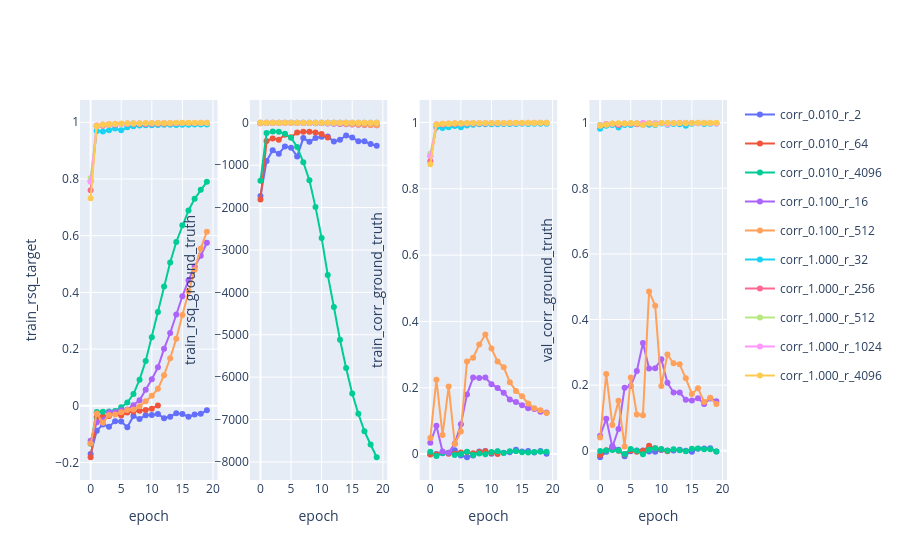

Notebook code cell kept with this figure:
### Code cell
epoch_axis = pl.col("epoch").alias("epoch")

analysis.xy_plots([
    (epoch_axis, rsq_expr(split="train", y="target"), None),
    (epoch_axis, rsq_expr(split="train", y="ground_truth"), None),
    (epoch_axis, corr_expr(split="train", y="ground_truth"), None),
    (epoch_axis, corr_expr(split="val", y="ground_truth"), None),
])

### Figure 1 — Plotly figure (JSON) as saved in the notebook; plotly's stock layout.template omitted (floating-point values rounded to 4 significant figures)
{"data": [{"customdata": [[0.01, 0], [0.01, 1], [0.01, 2], [0.01, 3], [0.01, 4], [0.01, 5], [0.01, 6], [0.01, 7], [0.01, 8], [0.01, 9], [0.01, 10], [0.01, 11], [0.01, 12], [0.01, 13], [0.01, 14], [0.01, 15], [0.01, 16], [0.01, 17], [0.01, 18], [0.01, 19]], "hovertemplate": "epoch: %{x}<br>train_rsq_target: %{y}<br>dataset corr: %{customdata[0]}<br>epoch: %{customdata[1]}<extra>%{fullData.name}</extra>", "legendgroup": "corr_0.010_r_2", "line": {"color": "#636EFA"}, "marker": {"color": "#636EFA"}, "mode": "lines+markers", "name": "corr_0.010_r_2", "showlegend": true, "type": "scatter", "x": [0, 1, 2, 3, 4, 5, 6, 7, 8, 9, 10, 11, 12, 13, 14, 15, 16, 17, 18, 19], "xaxis": "x", "y": [-0.1701, -0.08785, -0.06557, -0.0735, -0.05473, -0.05574, -0.07551, -0.03562, -0.04684, -0.03341, -0.03261, -0.02857, -0.04376, -0.03861, -0.0261, -0.02917, -0.03895, -0.03095, -0.0283, -0.01607], "yaxis": "y"}, {"customdata": [[0.01, 0], [0.01, 1], [0.01, 2], [0.01, 3], [0.01, 4], [0.01, 5], [0.01, 6], [0.01, 7], [0.01, 8], [0.01, 9], [0.01, 10], [0.01, 11]], "hovertemplate": "epoch: %{x}<br>train_rsq_target: %{y}<br>dataset corr: %{customdata[0]}<br>epoch: %{customdata[1]}<extra>%{fullData.name}</extra>", "legendgroup": "corr_0.010_r_64", "line": {"color": "#EF553B"}, "marker": {"color": "#EF553B"}, "mode": "lines+markers", "name": "corr_0.010_r_64", "showlegend": true, "type": "scatter", "x": [0, 1, 2, 3, 4, 5, 6, 7, 8, 9, 10, 11], "xaxis": "x", "y": [-0.1815, -0.03998, -0.0371, -0.03567, -0.02699, -0.03445, -0.02339, -0.02013, -0.01729, -0.01487, -0.0101, 0.001303], "yaxis": "y"}, {"customdata": [[0.01, 0], [0.01, 1], [0.01, 2], [0.01, 3], [0.01, 4], [0.01, 5], [0.01, 6], [0.01, 7], [0.01, 8], [0.01, 9], [0.01, 10], [0.01, 11], [0.01, 12], [0.01, 13], [0.01, 14], [0.01, 15], [0.01, 16], [0.01, 17], [0.01, 18], [0.01, 19]], "hovertemplate": "epoch: %{x}<br>train_rsq_target: %{y}<br>dataset corr: %{customdata[0]}<br>epoch: %{customdata[1]}<extra>%{fullData.name}</extra>", "legendgroup": "corr_0.010_r_4096", "line": {"color": "#00CC96"}, "marker": {"color": "#00CC96"}, "mode": "lines+markers", "name": "corr_0.010_r_4096", "showlegend": true, "type": "scatter", "x": [0, 1, 2, 3, 4, 5, 6, 7, 8, 9, 10, 11, 12, 13, 14, 15, 16, 17, 18, 19], "xaxis": "x", "y": [-0.1341, -0.0216, -0.02138, -0.02026, -0.01823, -0.004885, 0.01157, 0.04128, 0.09217, 0.1577, 0.242, 0.3305, 0.4204, 0.5056, 0.5777, 0.6369, 0.6888, 0.7303, 0.7622, 0.7898], "yaxis": "y"}, {"customdata": [[0.1, 0], [0.1, 1], [0.1, 2], [0.1, 3], [0.1, 4], [0.1, 5], [0.1, 6], [0.1, 7], [0.1, 8], [0.1, 9], [0.1, 10], [0.1, 11], [0.1, 12], [0.1, 13], [0.1, 14], [0.1, 15], [0.1, 16], [0.1, 17], [0.1, 18], [0.1, 19]], "hovertemplate": "epoch: %{x}<br>train_rsq_target: %{y}<br>dataset corr: %{customdata[0]}<br>epoch: %{customdata[1]}<extra>%{fullData.name}</extra>", "legendgroup": "corr_0.100_r_16", "line": {"color": "#AB63FA"}, "marker": {"color": "#AB63FA"}, "mode": "lines+markers", "name": "corr_0.100_r_16", "showlegend": true, "type": "scatter", "x": [0, 1, 2, 3, 4, 5, 6, 7, 8, 9, 10, 11, 12, 13, 14, 15, 16, 17, 18, 19], "xaxis": "x", "y": [-0.1232, -0.05804, -0.05089, -0.02248, -0.02234, -0.01594, -0.01303, 0.00181, 0.01949, 0.05654, 0.09334, 0.1355, 0.2009, 0.2567, 0.3224, 0.3865, 0.4427, 0.4914, 0.5292, 0.5749], "yaxis": "y"}, {"customdata": [[0.1, 0], [0.1, 1], [0.1, 2], [0.1, 3], [0.1, 4], [0.1, 5], [0.1, 6], [0.1, 7], [0.1, 8], [0.1, 9], [0.1, 10], [0.1, 11], [0.1, 12], [0.1, 13], [0.1, 14], [0.1, 15], [0.1, 16], [0.1, 17], [0.1, 18], [0.1, 19]], "hovertemplate": "epoch: %{x}<br>train_rsq_target: %{y}<br>dataset corr: %{customdata[0]}<br>epoch: %{customdata[1]}<extra>%{fullData.name}</extra>", "legendgroup": "corr_0.100_r_512", "line": {"color": "#FFA15A"}, "marker": {"color": "#FFA15A"}, "mode": "lines+markers", "name": "corr_0.100_r_512", "showlegend": true, "type": "scatter", "x": [0, 1, 2, 3, 4, 5, 6, 7, 8, 9, 10, 11, 12, 13, 14, 15, 16, 17, 18, 19], "xaxis": "x", "y": [-0.1331, -0.02681, -0.05954, -0.03257, -0.0304, -0.02311, -0.01476, -0.0132, -0.001176, 0.01608, 0.03501, 0.05979, 0.1079, 0.1676, 0.236, 0.3203, 0.4041, 0.4802, 0.5546, 0.6142], "yaxis": "y"}, {"customdata": [[1, 0], [1, 1], [1, 2], [1, 3], [1, 4], [1, 5], [1, 6], [1, 7], [1, 8], [1, 9], [1, 10], [1, 11], [1, 12], [1, 13], [1, 14], [1, 15], [1, 16], [1, 17], [1, 18], [1, 19]], "hovertemplate": "epoch: %{x}<br>train_rsq_target: %{y}<br>dataset corr: %{customdata[0]}<br>epoch: %{customdata[1]}<extra>%{fullData.name}</extra>", "legendgroup": "corr_1.000_r_32", "line": {"color": "#19D3F3"}, "marker": {"color": "#19D3F3"}, "mode": "lines+markers", "name": "corr_1.000_r_32", "showlegend": true, "type": "scatter", "x": [0, 1, 2, 3, 4, 5, 6, 7, 8, 9, 10, 11, 12, 13, 14, 15, 16, 17, 18, 19], "xaxis": "x", "y": [0.7925, 0.9694, 0.967, 0.9714, 0.9783, 0.9714, 0.9823, 0.9859, 0.9886, 0.9892, 0.9895, 0.9899, 0.991, 0.9912, 0.9907, 0.9916, 0.9913, 0.9919, 0.9921, 0.9921], "yaxis": "y"}, {"customdata": [[1, 0], [1, 1], [1, 2], [1, 3], [1, 4], [1, 5], [1, 6], [1, 7], [1, 8], [1, 9], [1, 10], [1, 11], [1, 12], [1, 13], [1, 14]], "hovertemplate": "epoch: %{x}<br>train_rsq_target: %{y}<br>dataset corr: %{customdata[0]}<br>epoch: %{customdata[1]}<extra>%{fullData.name}</extra>", "legendgroup": "corr_1.000_r_256", "line": {"color": "#FF6692"}, "marker": {"color": "#FF6692"}, "mode": "lines+markers", "name": "corr_1.000_r_256", "showlegend": true, "type": "scatter", "x": [0, 1, 2, 3, 4, 5, 6, 7, 8, 9, 10, 11, 12, 13, 14], "xaxis": "x", "y": [0.7603, 0.986, 0.988, 0.9904, 0.9908, 0.9935, 0.9936, 0.9938, 0.994, 0.9939, 0.9945, 0.9949, 0.9951, 0.9958, 0.9961], "yaxis": "y"}, {"customdata": [[1, 0], [1, 1], [1, 2], [1, 3], [1, 4], [1, 5], [1, 6], [1, 7], [1, 8], [1, 9], [1, 10], [1, 11], [1, 12], [1, 13], [1, 14], [1, 15], [1, 16], [1, 17], [1, 18], [1, 19]], "hovertemplate": "epoch: %{x}<br>train_rsq_target: %{y}<br>dataset corr: %{customdata[0]}<br>epoch: %{customdata[1]}<extra>%{fullData.name}</extra>", "legendgroup": "corr_1.000_r_512", "line": {"color": "#B6E880"}, "marker": {"color": "#B6E880"}, "mode": "lines+markers", "name": "corr_1.000_r_512", "showlegend": true, "type": "scatter", "x": [0, 1, 2, 3, 4, 5, 6, 7, 8, 9, 10, 11, 12, 13, 14, 15, 16, 17, 18, 19], "xaxis": "x", "y": [0.8031, 0.9872, 0.9915, 0.9913, 0.9938, 0.9939, 0.9956, 0.9953, 0.9958, 0.9962, 0.9962, 0.9967, 0.9965, 0.9967, 0.997, 0.9971, 0.9973, 0.9973, 0.9975, 0.9976], "yaxis": "y"}, {"customdata": [[1, 0], [1, 1], [1, 2], [1, 3], [1, 4], [1, 5], [1, 6], [1, 7], [1, 8], [1, 9], [1, 10], [1, 11], [1, 12], [1, 13], [1, 14], [1, 15], [1, 16], [1, 17], [1, 18], [1, 19]], "hovertemplate": "epoch: %{x}<br>train_rsq_target: %{y}<br>dataset corr: %{customdata[0]}<br>epoch: %{customdata[1]}<extra>%{fullData.name}</extra>", "legendgroup": "corr_1.000_r_1024", "line": {"color": "#FF97FF"}, "marker": {"color": "#FF97FF"}, "mode": "lines+markers", "name": "corr_1.000_r_1024", "showlegend": true, "type": "scatter", "x": [0, 1, 2, 3, 4, 5, 6, 7, 8, 9, 10, 11, 12, 13, 14, 15, 16, 17, 18, 19], "xaxis": "x", "y": [0.7899, 0.9892, 0.9925, 0.994, 0.995, 0.9942, 0.9954, 0.9961, 0.9964, 0.9965, 0.9969, 0.9971, 0.9972, 0.9975, 0.9974, 0.9974, 0.9978, 0.9978, 0.9979, 0.9979], "yaxis": "y"}, {"customdata": [[1, 0], [1, 1], [1, 2], [1, 3], [1, 4], [1, 5], [1, 6], [1, 7], [1, 8], [1, 9], [1, 10], [1, 11], [1, 12], [1, 13], [1, 14], [1, 15], [1, 16], [1, 17], [1, 18], [1, 19]], "hovertemplate": "epoch: %{x}<br>train_rsq_target: %{y}<br>dataset corr: %{customdata[0]}<br>epoch: %{customdata[1]}<extra>%{fullData.name}</extra>", "legendgroup": "corr_1.000_r_4096", "line": {"color": "#FECB52"}, "marker": {"color": "#FECB52"}, "mode": "lines+markers", "name": "corr_1.000_r_4096", "showlegend": true, "type": "scatter", "x": [0, 1, 2, 3, 4, 5, 6, 7, 8, 9, 10, 11, 12, 13, 14, 15, 16, 17, 18, 19], "xaxis": "x", "y": [0.732, 0.9877, 0.992, 0.9939, 0.9951, 0.9958, 0.9964, 0.9963, 0.9969, 0.9972, 0.9974, 0.9976, 0.9973, 0.9977, 0.998, 0.9979, 0.998, 0.998, 0.9983, 0.9981], "yaxis": "y"}, {"customdata": [[0.01, 0], [0.01, 1], [0.01, 2], [0.01, 3], [0.01, 4], [0.01, 5], [0.01, 6], [0.01, 7], [0.01, 8], [0.01, 9], [0.01, 10], [0.01, 11], [0.01, 12], [0.01, 13], [0.01, 14], [0.01, 15], [0.01, 16], [0.01, 17], [0.01, 18], [0.01, 19]], "hovertemplate": "epoch: %{x}<br>train_rsq_ground_truth: %{y}<br>dataset corr: %{customdata[0]}<br>epoch: %{customdata[1]}<extra>%{fullData.name}</extra>", "legendgroup": "corr_0.010_r_2", "line": {"color": "#636EFA"}, "marker": {"color": "#636EFA"}, "mode": "lines+markers", "name": "corr_0.010_r_2", "showlegend": false, "type": "scatter", "x": [0, 1, 2, 3, 4, 5, 6, 7, 8, 9, 10, 11, 12, 13, 14, 15, 16, 17, 18, 19], "xaxis": "x2", "y": [-1727.0, -899.3, -649.1, -730.5, -556.7, -589.3, -793.0, -361.4, -449.9, -360.0, -329.8, -324.4, -442.8, -401.8, -300.4, -344.8, -436.6, -436.6, -502.4, -539.8], "yaxis": "y2"}, {"customdata": [[0.01, 0], [0.01, 1], [0.01, 2], [0.01, 3], [0.01, 4], [0.01, 5], [0.01, 6], [0.01, 7], [0.01, 8], [0.01, 9], [0.01, 10], [0.01, 11]], "hovertemplate": "epoch: %{x}<br>train_rsq_ground_truth: %{y}<br>dataset corr: %{customdata[0]}<br>epoch: %{customdata[1]}<extra>%{fullData.name}</extra>", "legendgroup": "corr_0.010_r_64", "line": {"color": "#EF553B"}, "marker": {"color": "#EF553B"}, "mode": "lines+markers", "name": "corr_0.010_r_64", "showlegend": false, "type": "scatter", "x": [0, 1, 2, 3, 4, 5, 6, 7, 8, 9, 10, 11], "xaxis": "x2", "y": [-1810.0, -426.8, -370.0, -399.2, -280.9, -342.6, -230.1, -211.4, -209.2, -228.9, -266.6, -348.5], "yaxis": "y2"}, {"customdata": [[0.01, 0], [0.01, 1], [0.01, 2], [0.01, 3], [0.01, 4], [0.01, 5], [0.01, 6], [0.01, 7], [0.01, 8], [0.01, 9], [0.01, 10], [0.01, 11], [0.01, 12], [0.01, 13], [0.01, 14], [0.01, 15], [0.01, 16], [0.01, 17], [0.01, 18], [0.01, 19]], "hovertemplate": "epoch: %{x}<br>train_rsq_ground_truth: %{y}<br>dataset corr: %{customdata[0]}<br>epoch: %{customdata[1]}<extra>%{fullData.name}</extra>", "legendgroup": "corr_0.010_r_4096", "line": {"color": "#00CC96"}, "marker": {"color": "#00CC96"}, "mode": "lines+markers", "name": "corr_0.010_r_4096", "showlegend": false, "type": "scatter", "x": [0, 1, 2, 3, 4, 5, 6, 7, 8, 9, 10, 11, 12, 13, 14, 15, 16, 17, 18, 19], "xaxis": "x2", "y": [-1368.0, -242.3, -204.5, -212.3, -260.6, -350.6, -572.5, -930.2, -1357.0, -1988.0, -2720.0, -3587.0, -4345.0, -5119.0, -5784.0, -6386.0, -6865.0, -7276.0, -7589.0, -7889.0], "yaxis": "y2"}, {"customdata": [[0.1, 0], [0.1, 1], [0.1, 2], [0.1, 3], [0.1, 4], [0.1, 5], [0.1, 6], [0.1, 7], [0.1, 8], [0.1, 9], [0.1, 10], [0.1, 11], [0.1, 12], [0.1, 13], [0.1, 14], [0.1, 15], [0.1, 16], [0.1, 17], [0.1, 18], [0.1, 19]], "hovertemplate": "epoch: %{x}<br>train_rsq_ground_truth: %{y}<br>dataset corr: %{customdata[0]}<br>epoch: %{customdata[1]}<extra>%{fullData.name}</extra>", "legendgroup": "corr_0.100_r_16", "line": {"color": "#AB63FA"}, "marker": {"color": "#AB63FA"}, "mode": "lines+markers", "name": "corr_0.100_r_16", "showlegend": false, "type": "scatter", "x": [0, 1, 2, 3, 4, 5, 6, 7, 8, 9, 10, 11, 12, 13, 14, 15, 16, 17, 18, 19], "xaxis": "x2", "y": [-12.03, -6.08, -5.576, -2.229, -2.361, -2.527, -3.362, -4.522, -6.634, -8.719, -12.67, -17.1, -22.47, -28.41, -33.96, -39.05, -44.57, -49.16, -52.94, -56.47], "yaxis": "y2"}, {"customdata": [[0.1, 0], [0.1, 1], [0.1, 2], [0.1, 3], [0.1, 4], [0.1, 5], [0.1, 6], [0.1, 7], [0.1, 8], [0.1, 9], [0.1, 10], [0.1, 11], [0.1, 12], [0.1, 13], [0.1, 14], [0.1, 15], [0.1, 16], [0.1, 17], [0.1, 18], [0.1, 19]], "hovertemplate": "epoch: %{x}<br>train_rsq_ground_truth: %{y}<br>dataset corr: %{customdata[0]}<br>epoch: %{customdata[1]}<extra>%{fullData.name}</extra>", "legendgroup": "corr_0.100_r_512", "line": {"color": "#FFA15A"}, "marker": {"color": "#FFA15A"}, "mode": "lines+markers", "name": "corr_0.100_r_512", "showlegend": false, "type": "scatter", "x": [0, 1, 2, 3, 4, 5, 6, 7, 8, 9, 10, 11, 12, 13, 14, 15, 16, 17, 18, 19], "xaxis": "x2", "y": [-13.4, -3.094, -6.068, -3.425, -3.206, -2.705, -2.219, -3.087, -3.223, -4.007, -6.438, -10.14, -13.42, -19.53, -26.09, -33.07, -41.34, -47.89, -54.26, -60.0], "yaxis": "y2"}, {"customdata": [[1, 0], [1, 1], [1, 2], [1, 3], [1, 4], [1, 5], [1, 6], [1, 7], [1, 8], [1, 9], [1, 10], [1, 11], [1, 12], [1, 13], [1, 14], [1, 15], [1, 16], [1, 17], [1, 18], [1, 19]], "hovertemplate": "epoch: %{x}<br>train_rsq_ground_truth: %{y}<br>dataset corr: %{customdata[0]}<br>epoch: %{customdata[1]}<extra>%{fullData.name}</extra>", "legendgroup": "corr_1.000_r_32", "line": {"color": "#19D3F3"}, "marker": {"color": "#19D3F3"}, "mode": "lines+markers", "name": "corr_1.000_r_32", "showlegend": false, "type": "scatter", "x": [0, 1, 2, 3, 4, 5, 6, 7, 8, 9, 10, 11, 12, 13, 14, 15, 16, 17, 18, 19], "xaxis": "x2", "y": [0.7925, 0.9694, 0.967, 0.9714, 0.9783, 0.9714, 0.9823, 0.9859, 0.9886, 0.9892, 0.9895, 0.9899, 0.991, 0.9912, 0.9907, 0.9916, 0.9913, 0.9919, 0.9921, 0.9921], "yaxis": "y2"}, {"customdata": [[1, 0], [1, 1], [1, 2], [1, 3], [1, 4], [1, 5], [1, 6], [1, 7], [1, 8], [1, 9], [1, 10], [1, 11], [1, 12], [1, 13], [1, 14]], "hovertemplate": "epoch: %{x}<br>train_rsq_ground_truth: %{y}<br>dataset corr: %{customdata[0]}<br>epoch: %{customdata[1]}<extra>%{fullData.name}</extra>", "legendgroup": "corr_1.000_r_256", "line": {"color": "#FF6692"}, "marker": {"color": "#FF6692"}, "mode": "lines+markers", "name": "corr_1.000_r_256", "showlegend": false, "type": "scatter", "x": [0, 1, 2, 3, 4, 5, 6, 7, 8, 9, 10, 11, 12, 13, 14], "xaxis": "x2", "y": [0.7603, 0.986, 0.988, 0.9904, 0.9908, 0.9935, 0.9936, 0.9938, 0.994, 0.9939, 0.9945, 0.9949, 0.9951, 0.9958, 0.9961], "yaxis": "y2"}, {"customdata": [[1, 0], [1, 1], [1, 2], [1, 3], [1, 4], [1, 5], [1, 6], [1, 7], [1, 8], [1, 9], [1, 10], [1, 11], [1, 12], [1, 13], [1, 14], [1, 15], [1, 16], [1, 17], [1, 18], [1, 19]], "hovertemplate": "epoch: %{x}<br>train_rsq_ground_truth: %{y}<br>dataset corr: %{customdata[0]}<br>epoch: %{customdata[1]}<extra>%{fullData.name}</extra>", "legendgroup": "corr_1.000_r_512", "line": {"color": "#B6E880"}, "marker": {"color": "#B6E880"}, "mode": "lines+markers", "name": "corr_1.000_r_512", "showlegend": false, "type": "scatter", "x": [0, 1, 2, 3, 4, 5, 6, 7, 8, 9, 10, 11, 12, 13, 14, 15, 16, 17, 18, 19], "xaxis": "x2", "y": [0.8031, 0.9872, 0.9915, 0.9913, 0.9938, 0.9939, 0.9956, 0.9953, 0.9958, 0.9962, 0.9962, 0.9967, 0.9965, 0.9967, 0.997, 0.9971, 0.9973, 0.9973, 0.9975, 0.9976], "yaxis": "y2"}, {"customdata": [[1, 0], [1, 1], [1, 2], [1, 3], [1, 4], [1, 5], [1, 6], [1, 7], [1, 8], [1, 9], [1, 10], [1, 11], [1, 12], [1, 13], [1, 14], [1, 15], [1, 16], [1, 17], [1, 18], [1, 19]], "hovertemplate": "epoch: %{x}<br>train_rsq_ground_truth: %{y}<br>dataset corr: %{customdata[0]}<br>epoch: %{customdata[1]}<extra>%{fullData.name}</extra>", "legendgroup": "corr_1.000_r_1024", "line": {"color": "#FF97FF"}, "marker": {"color": "#FF97FF"}, "mode": "lines+markers", "name": "corr_1.000_r_1024", "showlegend": false, "type": "scatter", "x": [0, 1, 2, 3, 4, 5, 6, 7, 8, 9, 10, 11, 12, 13, 14, 15, 16, 17, 18, 19], "xaxis": "x2", "y": [0.7899, 0.9892, 0.9925, 0.994, 0.995, 0.9942, 0.9954, 0.9961, 0.9964, 0.9965, 0.9969, 0.9971, 0.9972, 0.9975, 0.9974, 0.9974, 0.9978, 0.9978, 0.9979, 0.9979], "yaxis": "y2"}, {"customdata": [[1, 0], [1, 1], [1, 2], [1, 3], [1, 4], [1, 5], [1, 6], [1, 7], [1, 8], [1, 9], [1, 10], [1, 11], [1, 12], [1, 13], [1, 14], [1, 15], [1, 16], [1, 17], [1, 18], [1, 19]], "hovertemplate": "epoch: %{x}<br>train_rsq_ground_truth: %{y}<br>dataset corr: %{customdata[0]}<br>epoch: %{customdata[1]}<extra>%{fullData.name}</extra>", "legendgroup": "corr_1.000_r_4096", "line": {"color": "#FECB52"}, "marker": {"color": "#FECB52"}, "mode": "lines+markers", "name": "corr_1.000_r_4096", "showlegend": false, "type": "scatter", "x": [0, 1, 2, 3, 4, 5, 6, 7, 8, 9, 10, 11, 12, 13, 14, 15, 16, 17, 18, 19], "xaxis": "x2", "y": [0.732, 0.9877, 0.992, 0.9939, 0.9951, 0.9958, 0.9964, 0.9963, 0.9969, 0.9972, 0.9974, 0.9976, 0.9973, 0.9977, 0.998, 0.9979, 0.998, 0.998, 0.9983, 0.9981], "yaxis": "y2"}, {"customdata": [[0.01, 0], [0.01, 1], [0.01, 2], [0.01, 3], [0.01, 4], [0.01, 5], [0.01, 6], [0.01, 7], [0.01, 8], [0.01, 9], [0.01, 10], [0.01, 11], [0.01, 12], [0.01, 13], [0.01, 14], [0.01, 15], [0.01, 16], [0.01, 17], [0.01, 18], [0.01, 19]], "hovertemplate": "epoch: %{x}<br>train_corr_ground_truth: %{y}<br>dataset corr: %{customdata[0]}<br>epoch: %{customdata[1]}<extra>%{fullData.name}</extra>", "legendgroup": "corr_0.010_r_2", "line": {"color": "#636EFA"}, "marker": {"color": "#636EFA"}, "mode": "lines+markers", "name": "corr_0.010_r_2", "showlegend": false, "type": "scatter", "x": [0, 1, 2, 3, 4, 5, 6, 7, 8, 9, 10, 11, 12, 13, 14, 15, 16, 17, 18, 19], "xaxis": "x3", "y": [-0.0007045, 0.0002053, 0.002645, 0.00342, 0.01117, -0.004457, -0.009596, -0.004561, 0.007956, 0.009296, 0.001164, 0.007608, 0.003781, 0.005325, 0.01286, 0.007908, 0.009344, 0.005051, 0.009239, 0.0009257], "yaxis": "y3"}, {"customdata": [[0.01, 0], [0.01, 1], [0.01, 2], [0.01, 3], [0.01, 4], [0.01, 5], [0.01, 6], [0.01, 7], [0.01, 8], [0.01, 9], [0.01, 10], [0.01, 11]], "hovertemplate": "epoch: %{x}<br>train_corr_ground_truth: %{y}<br>dataset corr: %{customdata[0]}<br>epoch: %{customdata[1]}<extra>%{fullData.name}</extra>", "legendgroup": "corr_0.010_r_64", "line": {"color": "#EF553B"}, "marker": {"color": "#EF553B"}, "mode": "lines+markers", "name": "corr_0.010_r_64", "showlegend": false, "type": "scatter", "x": [0, 1, 2, 3, 4, 5, 6, 7, 8, 9, 10, 11], "xaxis": "x3", "y": [-0.001169, -0.001113, 0.004907, 0.001244, 0.0008553, 0.004828, 0.005725, 0.002557, 0.006349, 0.008555, 0.003826, 0.0005425], "yaxis": "y3"}, {"customdata": [[0.01, 0], [0.01, 1], [0.01, 2], [0.01, 3], [0.01, 4], [0.01, 5], [0.01, 6], [0.01, 7], [0.01, 8], [0.01, 9], [0.01, 10], [0.01, 11], [0.01, 12], [0.01, 13], [0.01, 14], [0.01, 15], [0.01, 16], [0.01, 17], [0.01, 18], [0.01, 19]], "hovertemplate": "epoch: %{x}<br>train_corr_ground_truth: %{y}<br>dataset corr: %{customdata[0]}<br>epoch: %{customdata[1]}<extra>%{fullData.name}</extra>", "legendgroup": "corr_0.010_r_4096", "line": {"color": "#00CC96"}, "marker": {"color": "#00CC96"}, "mode": "lines+markers", "name": "corr_0.010_r_4096", "showlegend": false, "type": "scatter", "x": [0, 1, 2, 3, 4, 5, 6, 7, 8, 9, 10, 11, 12, 13, 14, 15, 16, 17, 18, 19], "xaxis": "x3", "y": [0.007009, -0.005784, 0.003301, 0.004021, -0.002582, 0.0004645, 0.007081, -0.002688, 0.001561, -0.0001992, 0.006606, 0.008316, 0.003209, 0.008828, 0.008869, 0.005228, 0.004862, 0.006246, 0.006771, 0.006734], "yaxis": "y3"}, {"customdata": [[0.1, 0], [0.1, 1], [0.1, 2], [0.1, 3], [0.1, 4], [0.1, 5], [0.1, 6], [0.1, 7], [0.1, 8], [0.1, 9], [0.1, 10], [0.1, 11], [0.1, 12], [0.1, 13], [0.1, 14], [0.1, 15], [0.1, 16], [0.1, 17], [0.1, 18], [0.1, 19]], "hovertemplate": "epoch: %{x}<br>train_corr_ground_truth: %{y}<br>dataset corr: %{customdata[0]}<br>epoch: %{customdata[1]}<extra>%{fullData.name}</extra>", "legendgroup": "corr_0.100_r_16", "line": {"color": "#AB63FA"}, "marker": {"color": "#AB63FA"}, "mode": "lines+markers", "name": "corr_0.100_r_16", "showlegend": false, "type": "scatter", "x": [0, 1, 2, 3, 4, 5, 6, 7, 8, 9, 10, 11, 12, 13, 14, 15, 16, 17, 18, 19], "xaxis": "x3", "y": [0.03386, 0.0853, 0.007478, 0.003662, 0.03175, 0.09004, 0.1799, 0.2307, 0.2296, 0.2309, 0.2107, 0.1995, 0.185, 0.1642, 0.1571, 0.1472, 0.1378, 0.1361, 0.1279, 0.1252], "yaxis": "y3"}, {"customdata": [[0.1, 0], [0.1, 1], [0.1, 2], [0.1, 3], [0.1, 4], [0.1, 5], [0.1, 6], [0.1, 7], [0.1, 8], [0.1, 9], [0.1, 10], [0.1, 11], [0.1, 12], [0.1, 13], [0.1, 14], [0.1, 15], [0.1, 16], [0.1, 17], [0.1, 18], [0.1, 19]], "hovertemplate": "epoch: %{x}<br>train_corr_ground_truth: %{y}<br>dataset corr: %{customdata[0]}<br>epoch: %{customdata[1]}<extra>%{fullData.name}</extra>", "legendgroup": "corr_0.100_r_512", "line": {"color": "#FFA15A"}, "marker": {"color": "#FFA15A"}, "mode": "lines+markers", "name": "corr_0.100_r_512", "showlegend": false, "type": "scatter", "x": [0, 1, 2, 3, 4, 5, 6, 7, 8, 9, 10, 11, 12, 13, 14, 15, 16, 17, 18, 19], "xaxis": "x3", "y": [0.04813, 0.2245, 0.05761, 0.2039, 0.03043, 0.06771, 0.2793, 0.2906, 0.3301, 0.3606, 0.3181, 0.279, 0.2621, 0.2168, 0.1906, 0.1741, 0.1528, 0.1383, 0.1325, 0.1238], "yaxis": "y3"}, {"customdata": [[1, 0], [1, 1], [1, 2], [1, 3], [1, 4], [1, 5], [1, 6], [1, 7], [1, 8], [1, 9], [1, 10], [1, 11], [1, 12], [1, 13], [1, 14], [1, 15], [1, 16], [1, 17], [1, 18], [1, 19]], "hovertemplate": "epoch: %{x}<br>train_corr_ground_truth: %{y}<br>dataset corr: %{customdata[0]}<br>epoch: %{customdata[1]}<extra>%{fullData.name}</extra>", "legendgroup": "corr_1.000_r_32", "line": {"color": "#19D3F3"}, "marker": {"color": "#19D3F3"}, "mode": "lines+markers", "name": "corr_1.000_r_32", "showlegend": false, "type": "scatter", "x": [0, 1, 2, 3, 4, 5, 6, 7, 8, 9, 10, 11, 12, 13, 14, 15, 16, 17, 18, 19], "xaxis": "x3", "y": [0.8992, 0.9848, 0.9835, 0.9858, 0.9893, 0.9857, 0.9912, 0.993, 0.9943, 0.9946, 0.9947, 0.995, 0.9955, 0.9956, 0.9954, 0.9958, 0.9957, 0.996, 0.996, 0.9961], "yaxis": "y3"}, {"customdata": [[1, 0], [1, 1], [1, 2], [1, 3], [1, 4], [1, 5], [1, 6], [1, 7], [1, 8], [1, 9], [1, 10], [1, 11], [1, 12], [1, 13], [1, 14]], "hovertemplate": "epoch: %{x}<br>train_corr_ground_truth: %{y}<br>dataset corr: %{customdata[0]}<br>epoch: %{customdata[1]}<extra>%{fullData.name}</extra>", "legendgroup": "corr_1.000_r_256", "line": {"color": "#FF6692"}, "marker": {"color": "#FF6692"}, "mode": "lines+markers", "name": "corr_1.000_r_256", "showlegend": false, "type": "scatter", "x": [0, 1, 2, 3, 4, 5, 6, 7, 8, 9, 10, 11, 12, 13, 14], "xaxis": "x3", "y": [0.8829, 0.993, 0.994, 0.9952, 0.9954, 0.9968, 0.9968, 0.9969, 0.997, 0.9969, 0.9973, 0.9975, 0.9976, 0.9979, 0.998], "yaxis": "y3"}, {"customdata": [[1, 0], [1, 1], [1, 2], [1, 3], [1, 4], [1, 5], [1, 6], [1, 7], [1, 8], [1, 9], [1, 10], [1, 11], [1, 12], [1, 13], [1, 14], [1, 15], [1, 16], [1, 17], [1, 18], [1, 19]], "hovertemplate": "epoch: %{x}<br>train_corr_ground_truth: %{y}<br>dataset corr: %{customdata[0]}<br>epoch: %{customdata[1]}<extra>%{fullData.name}</extra>", "legendgroup": "corr_1.000_r_512", "line": {"color": "#B6E880"}, "marker": {"color": "#B6E880"}, "mode": "lines+markers", "name": "corr_1.000_r_512", "showlegend": false, "type": "scatter", "x": [0, 1, 2, 3, 4, 5, 6, 7, 8, 9, 10, 11, 12, 13, 14, 15, 16, 17, 18, 19], "xaxis": "x3", "y": [0.906, 0.9936, 0.9958, 0.9957, 0.9969, 0.9969, 0.9978, 0.9977, 0.9979, 0.9981, 0.9981, 0.9984, 0.9982, 0.9984, 0.9985, 0.9986, 0.9986, 0.9987, 0.9988, 0.9988], "yaxis": "y3"}, {"customdata": [[1, 0], [1, 1], [1, 2], [1, 3], [1, 4], [1, 5], [1, 6], [1, 7], [1, 8], [1, 9], [1, 10], [1, 11], [1, 12], [1, 13], [1, 14], [1, 15], [1, 16], [1, 17], [1, 18], [1, 19]], "hovertemplate": "epoch: %{x}<br>train_corr_ground_truth: %{y}<br>dataset corr: %{customdata[0]}<br>epoch: %{customdata[1]}<extra>%{fullData.name}</extra>", "legendgroup": "corr_1.000_r_1024", "line": {"color": "#FF97FF"}, "marker": {"color": "#FF97FF"}, "mode": "lines+markers", "name": "corr_1.000_r_1024", "showlegend": false, "type": "scatter", "x": [0, 1, 2, 3, 4, 5, 6, 7, 8, 9, 10, 11, 12, 13, 14, 15, 16, 17, 18, 19], "xaxis": "x3", "y": [0.8986, 0.9946, 0.9963, 0.997, 0.9975, 0.9971, 0.9977, 0.9981, 0.9982, 0.9982, 0.9985, 0.9986, 0.9986, 0.9988, 0.9987, 0.9987, 0.9989, 0.9989, 0.999, 0.999], "yaxis": "y3"}, {"customdata": [[1, 0], [1, 1], [1, 2], [1, 3], [1, 4], [1, 5], [1, 6], [1, 7], [1, 8], [1, 9], [1, 10], [1, 11], [1, 12], [1, 13], [1, 14], [1, 15], [1, 16], [1, 17], [1, 18], [1, 19]], "hovertemplate": "epoch: %{x}<br>train_corr_ground_truth: %{y}<br>dataset corr: %{customdata[0]}<br>epoch: %{customdata[1]}<extra>%{fullData.name}</extra>", "legendgroup": "corr_1.000_r_4096", "line": {"color": "#FECB52"}, "marker": {"color": "#FECB52"}, "mode": "lines+markers", "name": "corr_1.000_r_4096", "showlegend": false, "type": "scatter", "x": [0, 1, 2, 3, 4, 5, 6, 7, 8, 9, 10, 11, 12, 13, 14, 15, 16, 17, 18, 19], "xaxis": "x3", "y": [0.8736, 0.9939, 0.996, 0.997, 0.9975, 0.9979, 0.9982, 0.9981, 0.9985, 0.9986, 0.9987, 0.9988, 0.9986, 0.9989, 0.999, 0.999, 0.999, 0.999, 0.9991, 0.999], "yaxis": "y3"}, {"customdata": [[0.01, 0], [0.01, 1], [0.01, 2], [0.01, 3], [0.01, 4], [0.01, 5], [0.01, 6], [0.01, 7], [0.01, 8], [0.01, 9], [0.01, 10], [0.01, 11], [0.01, 12], [0.01, 13], [0.01, 14], [0.01, 15], [0.01, 16], [0.01, 17], [0.01, 18], [0.01, 19]], "hovertemplate": "epoch: %{x}<br>val_corr_ground_truth: %{y}<br>dataset corr: %{customdata[0]}<br>epoch: %{customdata[1]}<extra>%{fullData.name}</extra>", "legendgroup": "corr_0.010_r_2", "line": {"color": "#636EFA"}, "marker": {"color": "#636EFA"}, "mode": "lines+markers", "name": "corr_0.010_r_2", "showlegend": false, "type": "scatter", "x": [0, 1, 2, 3, 4, 5, 6, 7, 8, 9, 10, 11, 12, 13, 14, 15, 16, 17, 18, 19], "xaxis": "x4", "y": [-0.01975, -0.00276, 0.01397, 0.003281, -0.01698, -0.001557, 0.0008857, 0.0007002, -0.001873, -0.00286, 0.002196, 0.0009798, 0.0005967, 0.003154, -0.0002601, -0.002946, 0.006535, 0.007277, 0.007706, -0.002438], "yaxis": "y4"}, {"customdata": [[0.01, 0], [0.01, 1], [0.01, 2], [0.01, 3], [0.01, 4], [0.01, 5], [0.01, 6], [0.01, 7], [0.01, 8], [0.01, 9], [0.01, 10], [0.01, 11]], "hovertemplate": "epoch: %{x}<br>val_corr_ground_truth: %{y}<br>dataset corr: %{customdata[0]}<br>epoch: %{customdata[1]}<extra>%{fullData.name}</extra>", "legendgroup": "corr_0.010_r_64", "line": {"color": "#EF553B"}, "marker": {"color": "#EF553B"}, "mode": "lines+markers", "name": "corr_0.010_r_64", "showlegend": false, "type": "scatter", "x": [0, 1, 2, 3, 4, 5, 6, 7, 8, 9, 10, 11], "xaxis": "x4", "y": [-0.01286, 0.001876, 0.008944, 0.0002408, -0.01067, 0.001157, -0.002892, -4.246e-05, 0.01509, 0.007483, 0.004176, -0.001423], "yaxis": "y4"}, {"customdata": [[0.01, 0], [0.01, 1], [0.01, 2], [0.01, 3], [0.01, 4], [0.01, 5], [0.01, 6], [0.01, 7], [0.01, 8], [0.01, 9], [0.01, 10], [0.01, 11], [0.01, 12], [0.01, 13], [0.01, 14], [0.01, 15], [0.01, 16], [0.01, 17], [0.01, 18], [0.01, 19]], "hovertemplate": "epoch: %{x}<br>val_corr_ground_truth: %{y}<br>dataset corr: %{customdata[0]}<br>epoch: %{customdata[1]}<extra>%{fullData.name}</extra>", "legendgroup": "corr_0.010_r_4096", "line": {"color": "#00CC96"}, "marker": {"color": "#00CC96"}, "mode": "lines+markers", "name": "corr_0.010_r_4096", "showlegend": false, "type": "scatter", "x": [0, 1, 2, 3, 4, 5, 6, 7, 8, 9, 10, 11, 12, 13, 14, 15, 16, 17, 18, 19], "xaxis": "x4", "y": [-0.000755, 0.0005398, 0.002415, 0.0007311, -0.01008, 0.005279, -0.0002988, -0.01084, 0.002779, 0.008035, 0.005481, -0.0002952, 0.004494, 0.001595, -0.001499, 0.006108, 0.00682, 0.004996, 0.004792, -0.001974], "yaxis": "y4"}, {"customdata": [[0.1, 0], [0.1, 1], [0.1, 2], [0.1, 3], [0.1, 4], [0.1, 5], [0.1, 6], [0.1, 7], [0.1, 8], [0.1, 9], [0.1, 10], [0.1, 11], [0.1, 12], [0.1, 13], [0.1, 14], [0.1, 15], [0.1, 16], [0.1, 17], [0.1, 18], [0.1, 19]], "hovertemplate": "epoch: %{x}<br>val_corr_ground_truth: %{y}<br>dataset corr: %{customdata[0]}<br>epoch: %{customdata[1]}<extra>%{fullData.name}</extra>", "legendgroup": "corr_0.100_r_16", "line": {"color": "#AB63FA"}, "marker": {"color": "#AB63FA"}, "mode": "lines+markers", "name": "corr_0.100_r_16", "showlegend": false, "type": "scatter", "x": [0, 1, 2, 3, 4, 5, 6, 7, 8, 9, 10, 11, 12, 13, 14, 15, 16, 17, 18, 19], "xaxis": "x4", "y": [0.04568, 0.09723, 0.01138, 0.06649, 0.1921, 0.1978, 0.2432, 0.3285, 0.2507, 0.2517, 0.2787, 0.2074, 0.1774, 0.1774, 0.1556, 0.1529, 0.1604, 0.1428, 0.1594, 0.1511], "yaxis": "y4"}, {"customdata": [[0.1, 0], [0.1, 1], [0.1, 2], [0.1, 3], [0.1, 4], [0.1, 5], [0.1, 6], [0.1, 7], [0.1, 8], [0.1, 9], [0.1, 10], [0.1, 11], [0.1, 12], [0.1, 13], [0.1, 14], [0.1, 15], [0.1, 16], [0.1, 17], [0.1, 18], [0.1, 19]], "hovertemplate": "epoch: %{x}<br>val_corr_ground_truth: %{y}<br>dataset corr: %{customdata[0]}<br>epoch: %{customdata[1]}<extra>%{fullData.name}</extra>", "legendgroup": "corr_0.100_r_512", "line": {"color": "#FFA15A"}, "marker": {"color": "#FFA15A"}, "mode": "lines+markers", "name": "corr_0.100_r_512", "showlegend": false, "type": "scatter", "x": [0, 1, 2, 3, 4, 5, 6, 7, 8, 9, 10, 11, 12, 13, 14, 15, 16, 17, 18, 19], "xaxis": "x4", "y": [0.04039, 0.2342, 0.0788, 0.1522, 0.01272, 0.2235, 0.1109, 0.1086, 0.4858, 0.4421, 0.1977, 0.2935, 0.2666, 0.2636, 0.2208, 0.1731, 0.1903, 0.1489, 0.1615, 0.1422], "yaxis": "y4"}, {"customdata": [[1, 0], [1, 1], [1, 2], [1, 3], [1, 4], [1, 5], [1, 6], [1, 7], [1, 8], [1, 9], [1, 10], [1, 11], [1, 12], [1, 13], [1, 14], [1, 15], [1, 16], [1, 17], [1, 18], [1, 19]], "hovertemplate": "epoch: %{x}<br>val_corr_ground_truth: %{y}<br>dataset corr: %{customdata[0]}<br>epoch: %{customdata[1]}<extra>%{fullData.name}</extra>", "legendgroup": "corr_1.000_r_32", "line": {"color": "#19D3F3"}, "marker": {"color": "#19D3F3"}, "mode": "lines+markers", "name": "corr_1.000_r_32", "showlegend": false, "type": "scatter", "x": [0, 1, 2, 3, 4, 5, 6, 7, 8, 9, 10, 11, 12, 13, 14, 15, 16, 17, 18, 19], "xaxis": "x4", "y": [0.9816, 0.9908, 0.9931, 0.9855, 0.9931, 0.993, 0.9961, 0.9935, 0.9937, 0.993, 0.9975, 0.9939, 0.9958, 0.995, 0.9909, 0.9967, 0.9985, 0.9963, 0.9967, 0.9977], "yaxis": "y4"}, {"customdata": [[1, 0], [1, 1], [1, 2], [1, 3], [1, 4], [1, 5], [1, 6], [1, 7], [1, 8], [1, 9], [1, 10], [1, 11], [1, 12], [1, 13], [1, 14]], "hovertemplate": "epoch: %{x}<br>val_corr_ground_truth: %{y}<br>dataset corr: %{customdata[0]}<br>epoch: %{customdata[1]}<extra>%{fullData.name}</extra>", "legendgroup": "corr_1.000_r_256", "line": {"color": "#FF6692"}, "marker": {"color": "#FF6692"}, "mode": "lines+markers", "name": "corr_1.000_r_256", "showlegend": false, "type": "scatter", "x": [0, 1, 2, 3, 4, 5, 6, 7, 8, 9, 10, 11, 12, 13, 14], "xaxis": "x4", "y": [0.9928, 0.996, 0.997, 0.9928, 0.9972, 0.9973, 0.9954, 0.9982, 0.9973, 0.9986, 0.9993, 0.9993, 0.9987, 0.9991, 0.9983], "yaxis": "y4"}, {"customdata": [[1, 0], [1, 1], [1, 2], [1, 3], [1, 4], [1, 5], [1, 6], [1, 7], [1, 8], [1, 9], [1, 10], [1, 11], [1, 12], [1, 13], [1, 14], [1, 15], [1, 16], [1, 17], [1, 18], [1, 19]], "hovertemplate": "epoch: %{x}<br>val_corr_ground_truth: %{y}<br>dataset corr: %{customdata[0]}<br>epoch: %{customdata[1]}<extra>%{fullData.name}</extra>", "legendgroup": "corr_1.000_r_512", "line": {"color": "#B6E880"}, "marker": {"color": "#B6E880"}, "mode": "lines+markers", "name": "corr_1.000_r_512", "showlegend": false, "type": "scatter", "x": [0, 1, 2, 3, 4, 5, 6, 7, 8, 9, 10, 11, 12, 13, 14, 15, 16, 17, 18, 19], "xaxis": "x4", "y": [0.9927, 0.9952, 0.9968, 0.9969, 0.9975, 0.9987, 0.9978, 0.9964, 0.9993, 0.9991, 0.9989, 0.9988, 0.9992, 0.9991, 0.9985, 0.9995, 0.9997, 0.9994, 0.9985, 0.9985], "yaxis": "y4"}, {"customdata": [[1, 0], [1, 1], [1, 2], [1, 3], [1, 4], [1, 5], [1, 6], [1, 7], [1, 8], [1, 9], [1, 10], [1, 11], [1, 12], [1, 13], [1, 14], [1, 15], [1, 16], [1, 17], [1, 18], [1, 19]], "hovertemplate": "epoch: %{x}<br>val_corr_ground_truth: %{y}<br>dataset corr: %{customdata[0]}<br>epoch: %{customdata[1]}<extra>%{fullData.name}</extra>", "legendgroup": "corr_1.000_r_1024", "line": {"color": "#FF97FF"}, "marker": {"color": "#FF97FF"}, "mode": "lines+markers", "name": "corr_1.000_r_1024", "showlegend": false, "type": "scatter", "x": [0, 1, 2, 3, 4, 5, 6, 7, 8, 9, 10, 11, 12, 13, 14, 15, 16, 17, 18, 19], "xaxis": "x4", "y": [0.9914, 0.9956, 0.9969, 0.997, 0.9974, 0.9977, 0.9986, 0.9981, 0.9989, 0.9976, 0.9993, 0.995, 0.9989, 0.9997, 0.9997, 0.9992, 0.9983, 0.9997, 0.9994, 0.9974], "yaxis": "y4"}, {"customdata": [[1, 0], [1, 1], [1, 2], [1, 3], [1, 4], [1, 5], [1, 6], [1, 7], [1, 8], [1, 9], [1, 10], [1, 11], [1, 12], [1, 13], [1, 14], [1, 15], [1, 16], [1, 17], [1, 18], [1, 19]], "hovertemplate": "epoch: %{x}<br>val_corr_ground_truth: %{y}<br>dataset corr: %{customdata[0]}<br>epoch: %{customdata[1]}<extra>%{fullData.name}</extra>", "legendgroup": "corr_1.000_r_4096", "line": {"color": "#FECB52"}, "marker": {"color": "#FECB52"}, "mode": "lines+markers", "name": "corr_1.000_r_4096", "showlegend": false, "type": "scatter", "x": [0, 1, 2, 3, 4, 5, 6, 7, 8, 9, 10, 11, 12, 13, 14, 15, 16, 17, 18, 19], "xaxis": "x4", "y": [0.9908, 0.9939, 0.9979, 0.998, 0.9973, 0.9982, 0.9982, 0.9933, 0.9983, 0.9944, 0.9987, 0.9989, 0.9992, 0.9989, 0.9992, 0.9992, 0.9996, 0.9994, 0.9998, 0.9996], "yaxis": "y4"}], "layout": {"xaxis": {"anchor": "y", "domain": [0, 0.2125], "title": {"text": "epoch"}}, "xaxis2": {"anchor": "y2", "domain": [0.2625, 0.475], "title": {"text": "epoch"}}, "xaxis3": {"anchor": "y3", "domain": [0.525, 0.7375], "title": {"text": "epoch"}}, "xaxis4": {"anchor": "y4", "domain": [0.7875, 1], "title": {"text": "epoch"}}, "yaxis": {"anchor": "x", "domain": [0, 1], "title": {"text": "train_rsq_target"}}, "yaxis2": {"anchor": "x2", "domain": [0, 1], "title": {"text": "train_rsq_ground_truth"}}, "yaxis3": {"anchor": "x3", "domain": [0, 1], "title": {"text": "train_corr_ground_truth"}}, "yaxis4": {"anchor": "x4", "domain": [0, 1], "title": {"text": "val_corr_ground_truth"}}}}
